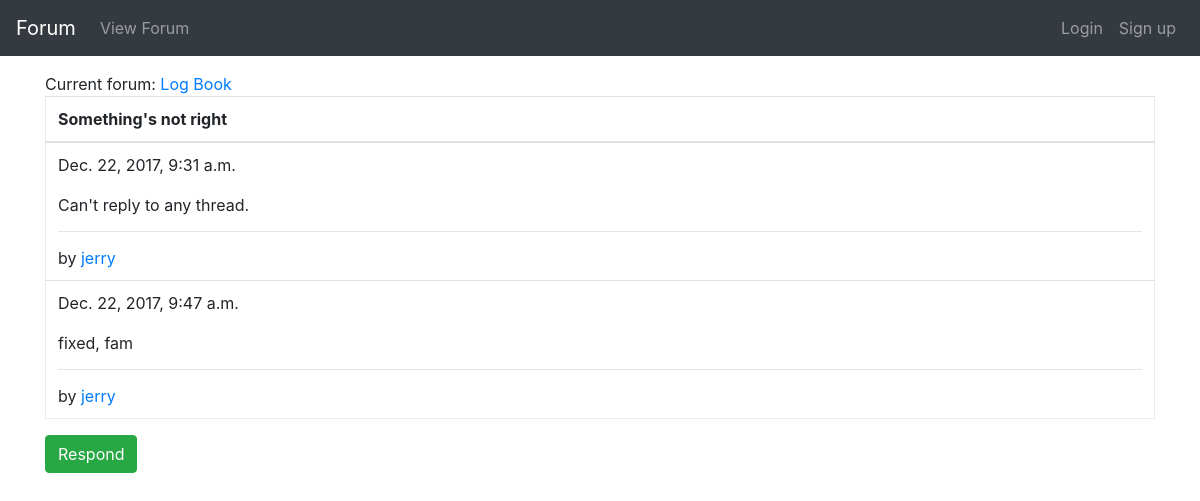
Before: /forumapp/forum/1/thread/21 with the older database file.
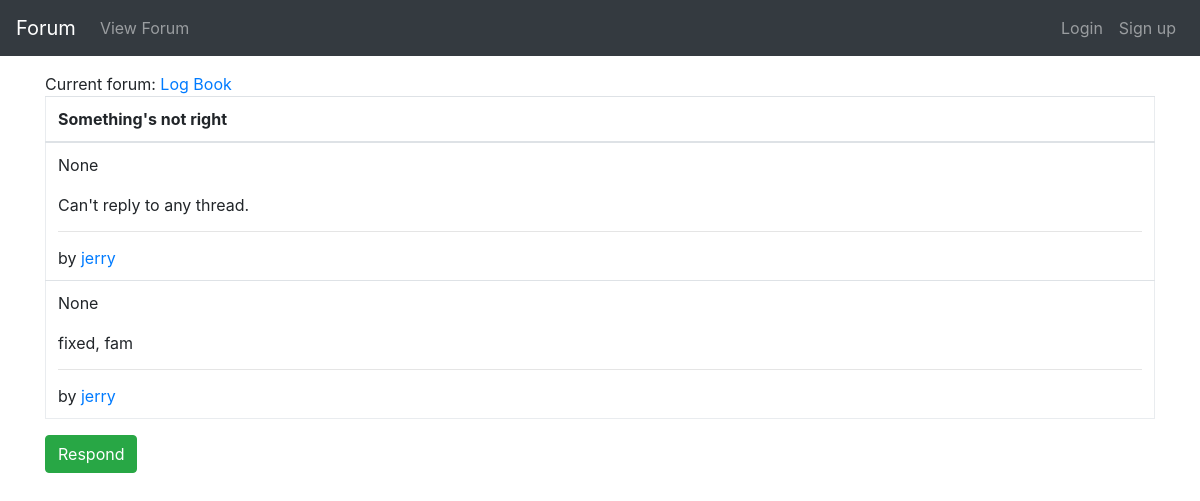
After: the same page with the newer database file.
### forumapp/models.py (models this page shows)
class ThreadResponse(models.Model):
    thread = models.ForeignKey(Thread, null=True, on_delete=models.SET_NULL)
    created_datetime = models.DateTimeField(null=True)
    responder = models.ForeignKey(User, null=True, on_delete=models.SET_NULL)
    message = models.TextField(max_length=1000)
    def __str__(self):
        return self.message

### forumapp/views.py (the view)
def thread_view(request, fpk, tpk):
    thread = Thread.objects.get(id=tpk)
    parent_forum = Forum.objects.get(id=fpk)
    response_list = ThreadResponse.objects.filter(
        thread=tpk,
        thread__forum=fpk
    ).order_by(
        'created_datetime'
    )
    can_delete = response_list[0].responder == request.user or \
        request.user.has_perm("can_delete_any_thread")
    return render(
        request,
        'forumapp/thread.html',
        context={
            'thread': thread,
            'response_list': response_list,
            'forum': parent_forum,
            'can_delete': can_delete
        }
    )

### forumapp/models.py (called while the page is built)
    def __str__(self):
        return self.name

### forumapp/templates/forumapp/thread.html (shortened to what this page needs)
{% extends "forumapp/base.html" %}
{% block content %}
<div>Current forum: <a href="{% url 'forum' forum.id %}">{{ forum.name }}</a></div>
{% if response_list %}
<table class="table forum-table">
    <thead>
    <tr>
        <th>{{ thread }}</th>
    </tr>
    </thead>
    <tbody>
    {% for response in response_list %}
    <tr>
        <td>
            {{ response.created_datetime }} <br/><br/>
            {{ response }}
            <hr/>
            by <a href="{% url 'user-view' response.responder.id %}">{{ response.responder }}</a>
        </td>
    </tr>
    {% endfor %}
    </tbody>
</table>
{% else %}
<div>The requested thread is non-existent on this forum.</div>
{% endif %}
<a href="{% url 'respond-thread' thread.forum.id thread.id %}"
   class="btn btn-success" role="button">Respond</a>
{% endblock %}

Changed rows visible on the page:
changed ThreadResponse "Can't reply to any thread.": created_datetime "Dec. 22, 2017, 9:31 a.m." → "None"
changed ThreadResponse "fixed, fam": created_datetime "Dec. 22, 2017, 9:47 a.m." → "None"
